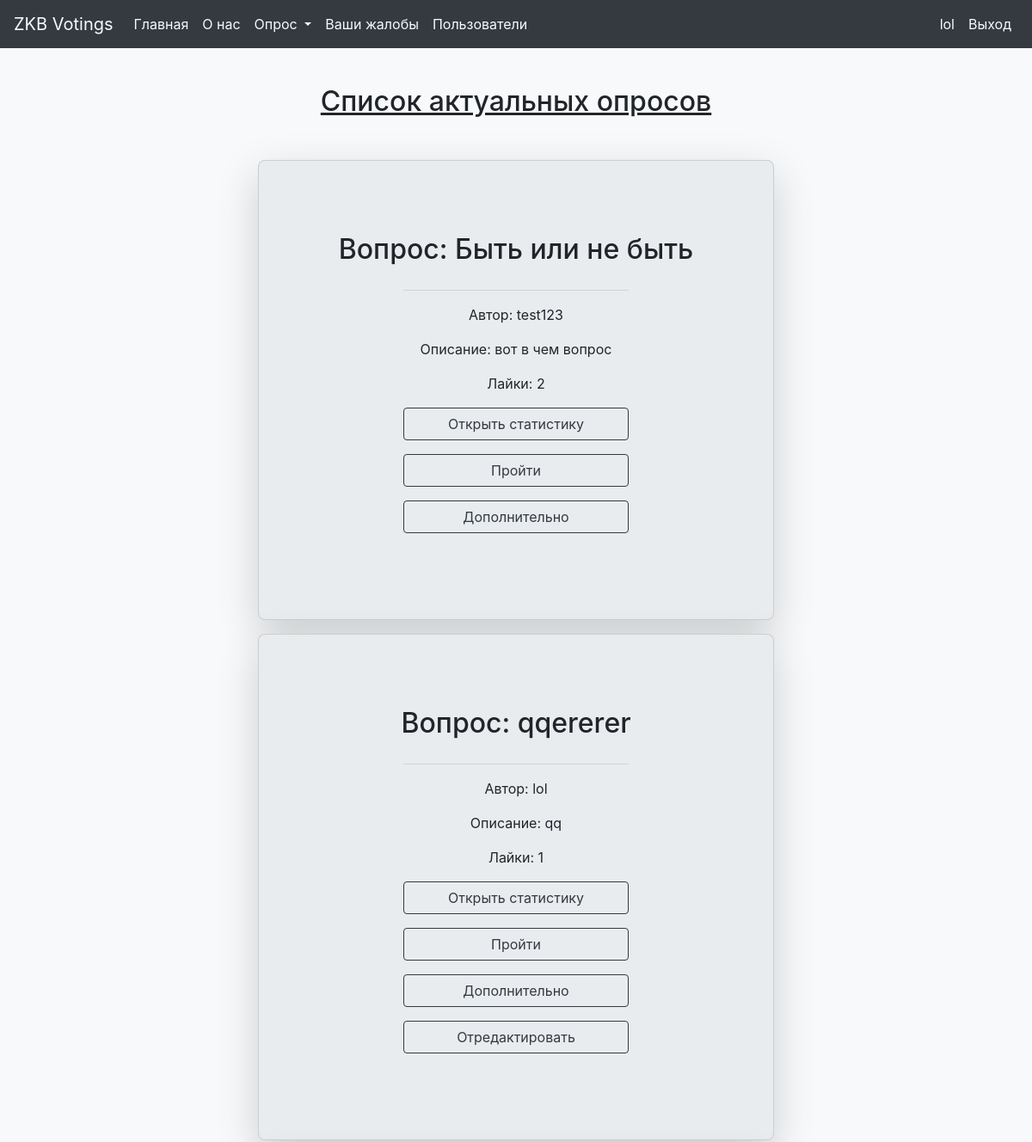
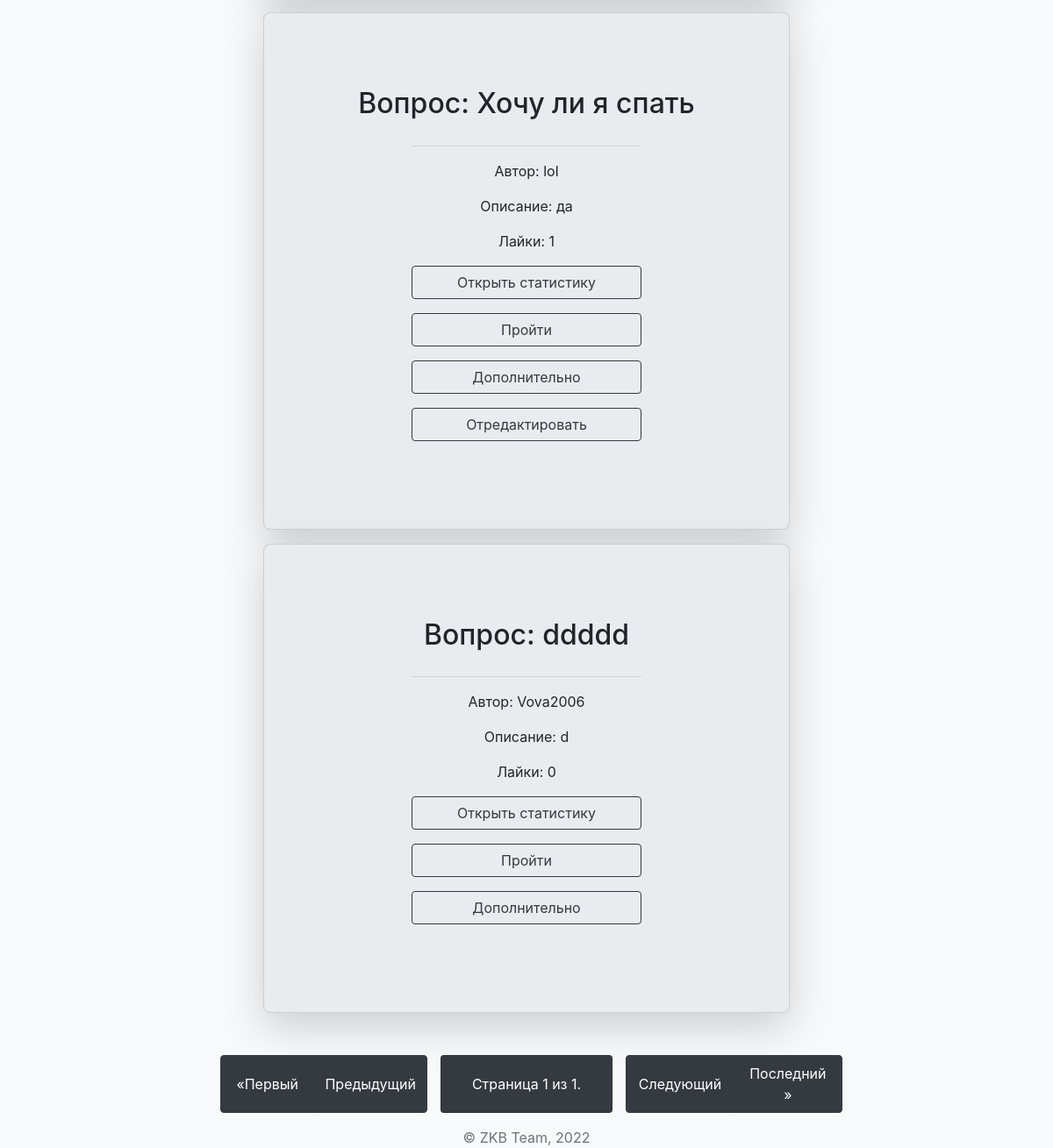
Page /available_voting/ (signed in) on the committed database (2 pictures, top to bottom).
### simple_voting/models.py (models this page shows, shortened)
class Voting(models.Model):
    question = models.CharField(max_length=255)
    author = models.ForeignKey(to=User, null=False, on_delete=models.CASCADE)
    description = models.CharField(max_length=255, default=None)
    created = models.DateTimeField(auto_now_add=True)
    updated = models.DateTimeField(auto_now=True)
    single = models.BooleanField(default=False)
    like_count = models.IntegerField(default=0)
    def options(self):
        return Option.objects.filter(voting=self)
    def labels(self):
        labels = []
        for i in self.options():
            labels.append(i.text)
        return SafeString(labels)
    def vote_data(self):
        votes = []
        for i in self.options():
            votes.append(len(i.votes()))
        return SafeString(votes)
    def likes(self):
        return Like.objects.filter(voting=self)

### simple_voting/views.py (the view)
# urls.py: path('available_voting/', available_voting),
@login_required()
def available_voting(request):
    clear_session(request)
    context = {'data': datetime.datetime.now(),
               'user': User.objects.get(id=request.user.id)}
    counting_index = 0
    for option in Option.objects.all():
        option.vote_count = option.votes().count()
        counting_index += 1
        option.save()
    counting_index = 0
    for voting in Voting.objects.all():
        voting.like_count = voting.likes().count()
        counting_index += 1
        voting.save()
    votings_list = Voting.objects.all()
    paginator = Paginator(votings_list, 4)
    if request.method == 'GET':
        page = request.GET.get('page')
        votings = paginator.get_page(page)
        context['votings'] = votings
        return render(request, 'vote/available_voting.html', context)
    elif request.method == 'POST':
        if not (request.POST.get('id') is None):
            return redirect('/vote?voting={}'.format(request.POST.get('id')))
        elif not (request.POST.get('id_advanced') is None):
            return redirect('/like_comment?voting={}'.format(request.POST.get('id_advanced')))
    return render(request, 'vote/available_voting.html', context)

### simple_voting/models.py (called while the page is built)
    def votes(self):
        return Vote.objects.filter(option=self)

### simple_voting/views.py (called while the page is built)
def clear_session(request):
    if request.session.get('id_voting', None):
        del request.session['id_voting']
    if request.session.get('id_user', None):
        del request.session['id_user']

### simple_voting/templates/vote/available_voting.html (shortened to what this page needs)
{% extends 'main/base.html' %}
{% block content %}
<main>
        <div class="card-body">
            <div class="row" style="text-align: center; margin-top: 2%">
                <div class="col-md-12">
                  <h2 class="card-title text-center"><u>Список актуальных опросов</u></h2>
                </div>
            </div>
        </div>
    {% for voting in votings %}
    <div class="shadow-lg card jumbotron mt-3 mb-3 border-left-dark border-right-dark" style="width: 50%; margin: 0 auto; border-radius: 8px">
        <div class="card-body">
            <h2 class="card-title text-center">Вопрос: {{voting.question}}</h2>
            <div class="row">
                <div class="col-md-12" style="padding-right: 25%; padding-left: 25%">
                    <hr>
                    <div class="row">
                        <div class="col-md-12">
                            <p style="text-align: center">Автор: {{voting.author.username}}</p>
                        </div>
                    </div>
                    <div class="row">
                        <div class="col-md-12">
                            <p style="text-align: center"> Описание: {{voting.description}}</p>
                        </div>
                    </div>
                    <div class="row">
                        <div class="col-md-12">
                            <p style="text-align: center"> Лайки: {{voting.like_count}}</p>
                        </div>
                    </div>
                    <form class="form-group" action='/available_voting/' method="POST" style="text-align: center">
                        <button class="btn btn-outline-dark btn-block" type="button" data-toggle="collapse"
                                data-target="#collapseExample_{{voting.id}}" aria-expanded="false"
                                aria-controls="collapseExample">
                            Открыть статистику
                        </button>
                    </form>
                    <form class="form-group" action='/available_voting/' method="POST" style="text-align: center; ">
                        <div class="row">
                            <div class="col-12  mb-3">
                                 <button type="submit" name="id" value="{{ voting.id }}" class="btn btn-outline-dark btn-block"
                                >Пройти
                        </button>
                            </div>
                            <div class="col-12">
                                <button type="submit" name="id_advanced" value="{{ voting.id }}" class="btn btn-outline-dark btn-block"
                                >Дополнительно
                        </button>
                            </div>
                        </div>
                    </form>
                    {% if user.id == voting.author_id %}
                    <form class="form-group" action='../edit_voting/' method="POST" style="text-align: center">
                        <div class="row">
                            <div class="col-12">
                                <input type="submit" class="btn btn-outline-dark btn-md btn-block" name="{{ voting.id }}" value="Отредактировать"/>
                            </div>
                        </div>
                    </form>
                    {% endif %}
                </div>
            </div>
        </div>
    </div>
    {% endfor %}
</main>
<div class="pagination btn-toolbar mb-3 mt-5">
                <div class="col" role="group" align="right">
                    <div class="btn-group" style="min-height: 100%; min-width: 50%" role="group">
                        {% if votings.number == 1 %}
                        <button type="button" class="btn btn-dark col" >&laquo;Первый </button>
                        {% else %}
                        <button type="button" class="btn btn-dark col" onclick="location.href = '?page=1'">&laquo; Первый </button>
                        {% endif %}
                        {% if votings.has_previous %}
                        <button type="button" class="btn btn-dark  col" onclick="location.href = '?page={{ votings.previous_page_number }}'"> Предыдущий </button>
                        {% else %}
                        <button type="button" class="btn btn-dark  col"> Предыдущий </button>
                        {% endif %}
                    </div>
                </div>
                <div class="card text-white bg-dark col-md-auto">
                    <div class="card-body ">
                        Страница {{ votings.number }} из {{ votings.paginator.num_pages }}.
                    </div>
                </div>
                <div class="col" role="group">
                    <div class="btn-group" style="min-height: 100%; min-width: 50%" role="group">
                        {% if votings.has_next %}
                        <button type="button" class="btn btn-dark col" onclick="location.href = '?page={{ votings.next_page_number }}'"> Следующий </button>
                        {% else %}
                        <button type="button" class="btn btn-dark col"> Следующий </button>
                        {% endif %}
                        {% if votings.number == votings.paginator.num_pages %}
                        <button type="button" class="btn btn-dark col"> Последний &raquo;</button>
                        {% else %}
                        <button type="button" class="btn btn-dark col" onclick="location.href = '?page={{ votings.paginator.num_pages }}'"> Последний &raquo;</button>
                        {% endif %}
                    </div>
                </div>
</div>
{% endblock %}

### simple_voting/templates/main/base.html (shortened to what this page needs)
<!DOCTYPE html>
<html lang="ru">
<head>
    <link rel="stylesheet" href="https://stackpath.bootstrapcdn.com/bootstrap/4.4.1/css/bootstrap.min.css"
>
</head>
<body class = "body bg-light">
{% include 'main/menu.html' %}
<div id="intro" class="container-fluid bg-light" style="margin: 0px; padding: 0px; display: flex; flex-direction: column; height: 100%;">
    <div style="flex: 1 0 auto;">
        {% block content %}
        {% endblock %}
    </div>
</div>
</body>
<footer class="footer bg-light">
            {% block footer %}
                <div class="container text-center ">
                    <span class="text-muted">&copy; ZKB Team, {% now "Y" %}</span>
                </div>
            {% endblock %}
        </footer>
</html>

### simple_voting/templates/main/menu.html (shortened to what this page needs)
<nav class="navbar navbar-expand-lg navbar-light bg-dark">
  <a class="navbar-brand text-light" href="/">ZKB Votings</a>
  <div class="collapse navbar-collapse" id="navbarSupportedContent">
    <ul class="navbar-nav mr-auto">
      <li class="nav-item active">
        <a class="nav-link text-light" href="/">Главная <span class="sr-only">(current)</span></a>
      </li>
      <li class="nav-item">
        <a class="nav-link text-light" href="/about_us">О нас</a>
      </li>
      <li class="nav-item dropdown">
        <a class="nav-link dropdown-toggle text-light" href="#" id="navbarDropdown" role="button" data-toggle="dropdown" aria-haspopup="true" aria-expanded="false">
          Опрос
        </a>
      </li>
      <li class="nav-item">
        <a class="nav-link text-light" href="/complain">Ваши жалобы</a>
      </li>
      <li class="nav-item">
        <a class="nav-link text-light" href="/other_users_review">Пользователи</a>
      </li>
    </ul>
  </div>
  <div>
    <ul class="navbar-nav mr-auto">
      {% if user.is_authenticated %}
        <li class="nav-item">
          <a class="nav-link text-light" href="/profile">{{ user }}</a>
        </li>
        <li class="nav-item">
          <a class="nav-link text-light" href="/logout">Выход</a>
        </li>
      {% endif %}
    </ul>
  </div>
</nav>

### rows in the picture
Voting: question "Быть или не быть", author.username "test123", description "вот в чем вопрос", like_count "2", {{ voting.id }} 1 (drawn)
Voting: question "qqererer", author.username "lol", description "qq", like_count "1", {{ voting.id }} 2 (drawn)
Voting: question "Хочу ли я спать", author.username "lol", description "да", like_count "1", {{ voting.id }} 3 (drawn)
Voting: question "ddddd", author.username "Vova2006", description "d", like_count "0", {{ voting.id }} 6 (drawn)

### other values in the picture
{{ user }} "lol"
{{ votings.number }} "1"
{{ votings.paginator.num_pages }} "1"
